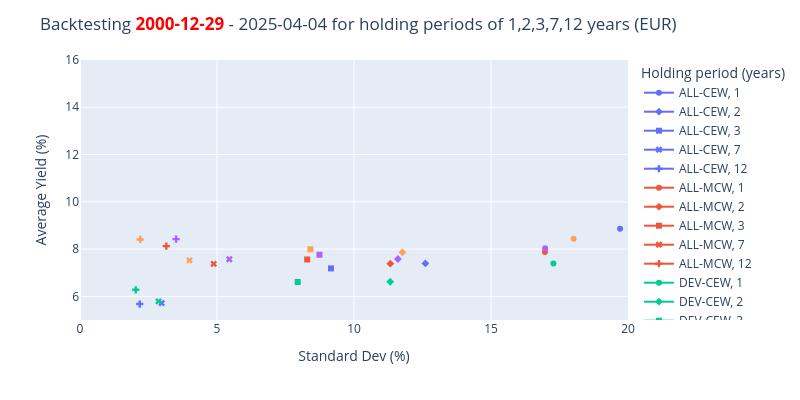
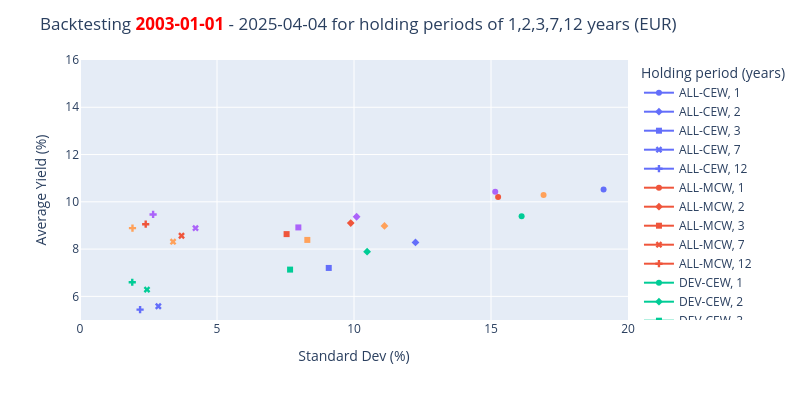
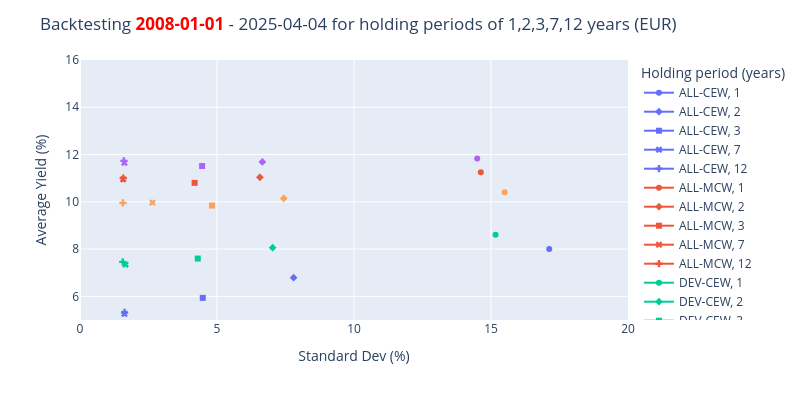
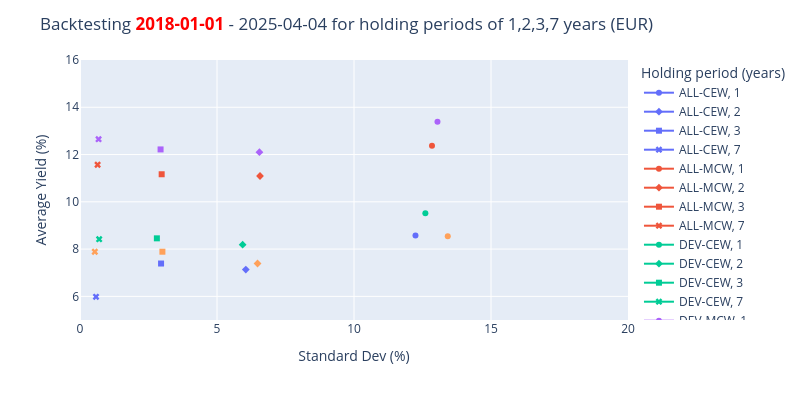

Write notebook code for charts like these, in order.
### Markdown cell above
Attenzione al EW geografico che non possiamo cosi come lo abbiamo nei "dati" perché altrimenti stiamo supponendo un ribilanciamento giornaliero che un investitore ovviamente non fa.

Per EW geografico dobbiamo ricalcolare l'indice a seconda del periodo di detenzione. Lascio comunque EW per indicare un EW geografico ribilanciato giornalmente, ma aggiungo EW nr (non ribilanciato).

### Code cell
VERBOSE = False

for starting_year in [2000, 2003, 2008, 2018]:
    starting_date = dati.query(f"index >= '{starting_year}-01-01'").index[0].date()
    descr = {}
    holding_years = [1,2,3,7,12]
    for anni in holding_years:
        rendimenti =            (( 1 +        dati.loc[starting_date:].pct_change(anni*261,fill_method=None) )**(1/anni) - 1)
        rendimenti["ALL-CEW"] = (( 1 +     dati_ew.loc[starting_date:].pct_change(anni*261,fill_method=None) )**(1/anni) - 1).mean(axis=1).astype(float) # here there is some non-float values messing everything up
        rendimenti["DEV-CEW"] = (( 1 + dati_ew_dev.loc[starting_date:].pct_change(anni*261,fill_method=None) )**(1/anni) - 1).mean(axis=1).astype(float)
        if VERBOSE:
            rendimenti.dropna().plot(figsize=(15,6), title=f"Rendimenti {anni} anni", legend=True, grid=True)
            plt.show()
        descr[anni] = (100*rendimenti).describe(include="all")
        if VERBOSE:
            display(descr[anni])
        if anni==7 and starting_year==2000:
            print("Table for Comparison with Coletti @ https://youtu.be/bjZq9Fq5Wtg?t=1525")
            print("Note: sligtly different because the final date is different than the video, but `min` and `max` should be EXACTLY the same unless some very outlier pariod happened in the meanwhile")
            display(descr[anni])
            
    descr_df = pd.DataFrame()
    for y in descr:
        df = (
            descr[y]
            .reset_index()
            .melt(id_vars='index', var_name='col', value_name='value')
            .assign(years=y)
            .query("index.isin(['mean', 'std'])")
            .pivot(index=["col", "years"], columns="index", values="value").reset_index()
        )
        descr_df = pd.concat([descr_df, df], axis=0)
    descr_df.dropna(inplace=True) # Note that in certain case the total reference period is < holding period: discard it!
    holding_years_notna = descr_df.years.unique().astype(str).tolist()
    if VERBOSE:
        display(descr_df)
        
    fig = px.line(
        descr_df.astype({"years": str}), 
        x="std", 
        y="mean", 
        color="col", 
        markers=True,
        hover_data={"mean": ":.2f", "std": ":.2f", "years": True},
        symbol="years",
    ).update_layout(
        width=800, 
        height=400,
        title=f"Backtesting <b><span style='color:red'>{starting_date}</span></b> - {dati.index[-1].date()} for holding periods of {','.join(holding_years_notna)} years (EUR)",
        xaxis_title="Standard Dev (%)",
        yaxis_title="Average Yield (%)",
        legend_title="Holding period (years)",
        yaxis_range=[5, 16],
        xaxis_range=[0, 20],
    )
    fig.show()
